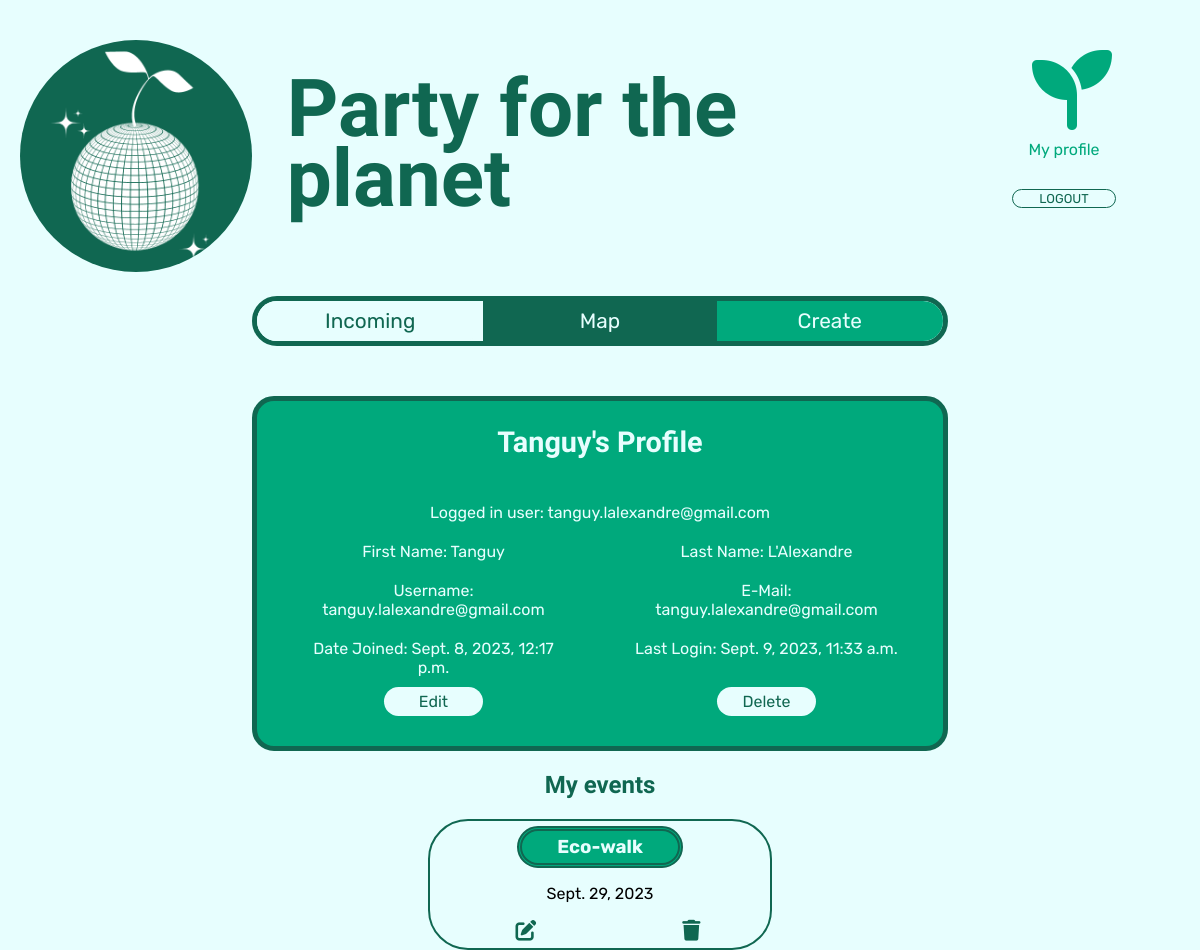
/profile/ (signed in), run on an earlier commit of the app's database.
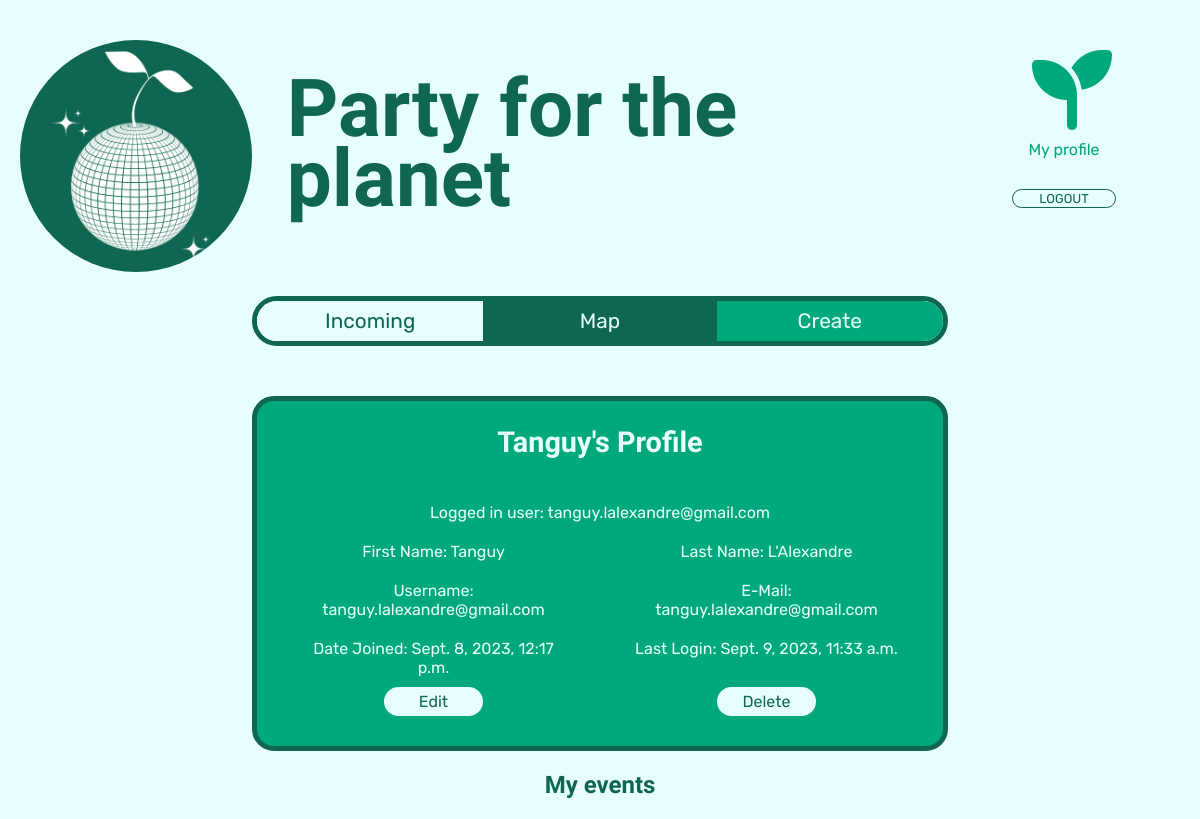
And on a later commit of the database.
### ecoevents/models.py (models this page shows, shortened)
class Ecoevent(models.Model):
    organizer = models.ForeignKey(User, on_delete=models.CASCADE)
    title = models.CharField(max_length=200)
    description = models.TextField(max_length=500, blank=True, null=True)
    category = models.CharField(max_length=200)
    start_datetime = models.DateTimeField()
    end_datetime = models.DateTimeField()
    location = models.CharField(max_length=200)
    created_on = models.DateTimeField(auto_now_add=True)
    modified_on = models.DateTimeField(auto_now=True)
    class Meta:
        ordering = ['-created_on']

### ecoevents/views.py (the view)
# urls.py: path("profile/", views.profile, name="profile"),
def profile(request):
    my_events = Ecoevent.objects.filter(organizer=request.user)
    context = {
        "my_events": my_events,
    }
    return render(request, "profile.html", context)

### templates/profile.html (shortened to what this page needs)
{% extends 'base.html' %}
{% load static %}
{% block header %}
{% include 'header.html' %}
{% endblock header %}
{% block content %}
<div class="profile">
  <div class="profileTitle">
    <h2>{{request.user.first_name}}'s Profile</h2>
  </div>
  <div class="profileInformationsContainer">
    <div class="profileDetailsContainer">
    <p class="profileLogged">Logged in user: {{request.user}}</p>
    <p class="profileFirstName">First Name: {{request.user.first_name}}</p>
    <p class="profileLastName">Last Name: {{request.user.last_name}}</p>
    <p class="profileEmail">E-Mail: {{request.user.email}}</p>
    <p class="profileUsername">Username: {{request.user.username}}</p>
    <p class="profileLastLogin">Last Login: {{request.user.last_login}}</p>
    <p class="profileDateJoined">Date Joined: {{request.user.date_joined}}</p>
  </div>
  <div class="profileButtons">
      <a href="{% url 'edit_user' user.id %}">Edit</a>
      <a href="{% url 'delete_user' user.id %}">Delete</a>
  </div>
</div>
</div>
<h2 class="my-events-title">My events</h2>
<div id="my-events">
  {% for event in my_events %}
  <div class="event-card">
    <h3>{{ event.title }}</h3>
    <p>{{ event.start_datetime.date }}</p>
    <span class="action-buttons">
      <a class="edit-event-btn" href="{% url 'edit_event' event.id %}">
        <i class="fas fa-edit"></i>
      </a>
      <a class="delete-event-btn" href="{% url 'delete_event' event.id %}">
        <i class="fas fa-trash"></i>
      </a>
    </span>
  </div>
  {% endfor %}
</div>
{%endblock%}

What changed in the data, as far as the page shows it:
removed Ecoevent: title "Eco-walk", start_datetime "Sept. 29, 2023"
